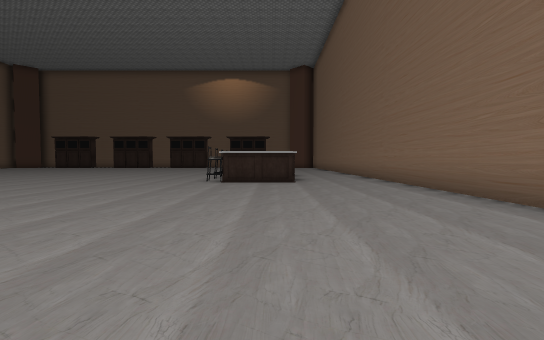
view 1 (above)

23 first-person views from a walk through a Unity game level. The camera is 1.2 m above the floor, tilts 2° down and sees 90° across. The floor is counted in squares, 2 m on a side. Each view is taken from the middle of a square. On the plan, view 1 faces up. The plan holds only what a view shows up to about 9 squares ahead; the rest is blank. The place goes on beyond the plan. The player character is not drawn. Some surface patterns are stand-ins.

view 2
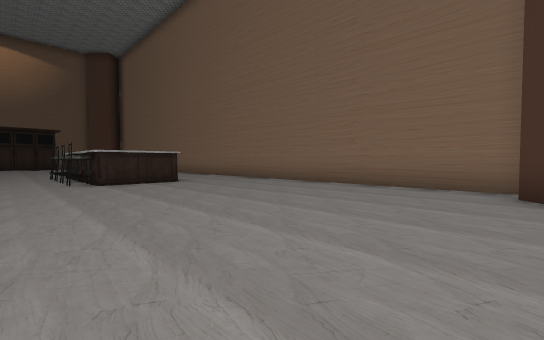

view 3
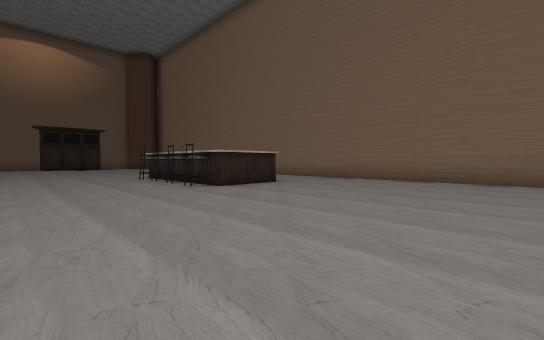

view 4
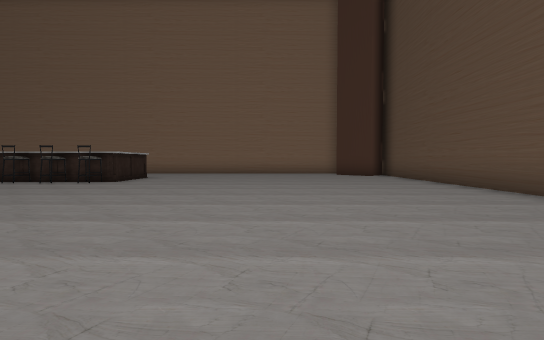

view 5
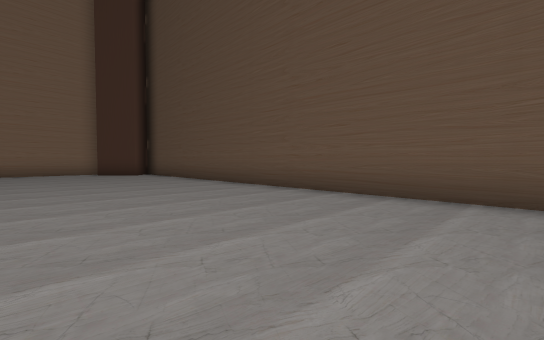

view 6
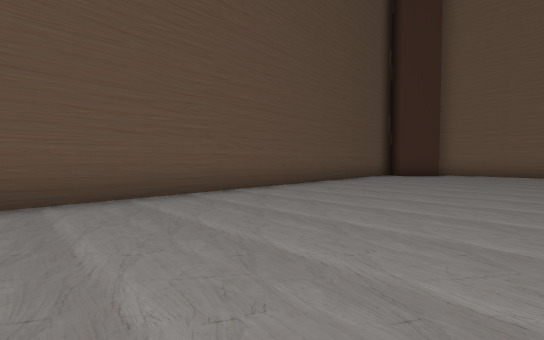

view 7
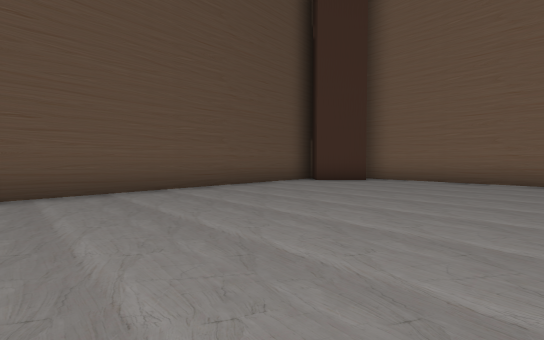

view 8
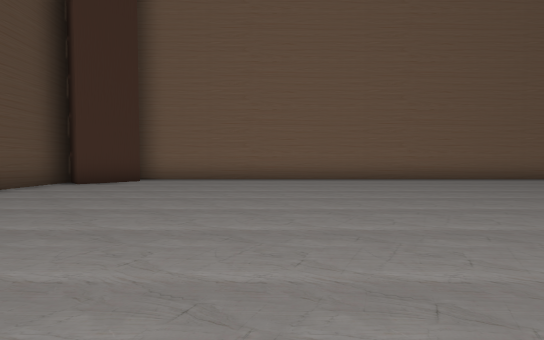

view 9
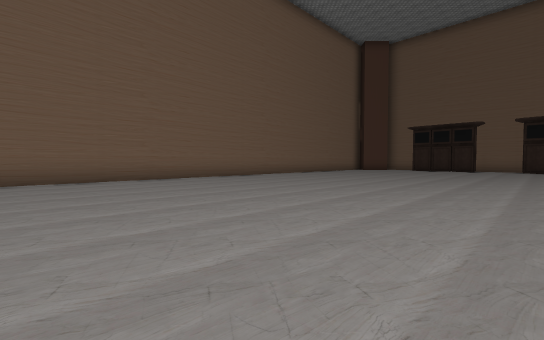

view 10
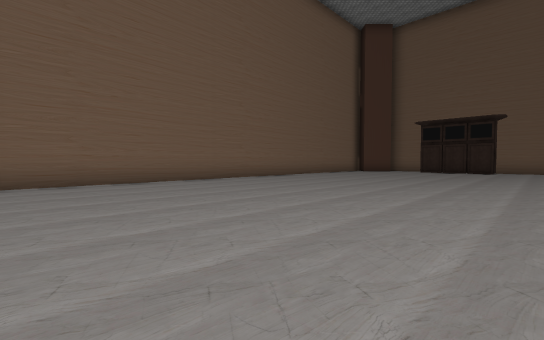

view 11
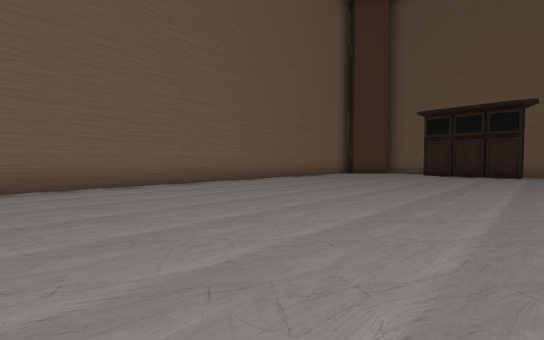

view 12
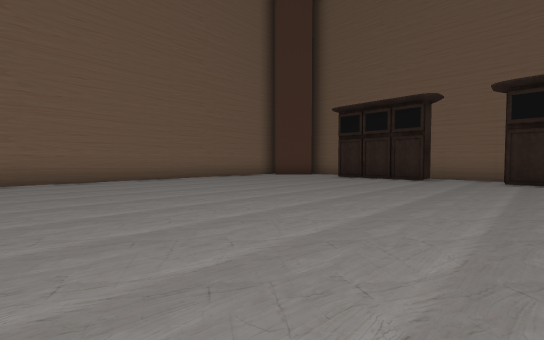

view 13
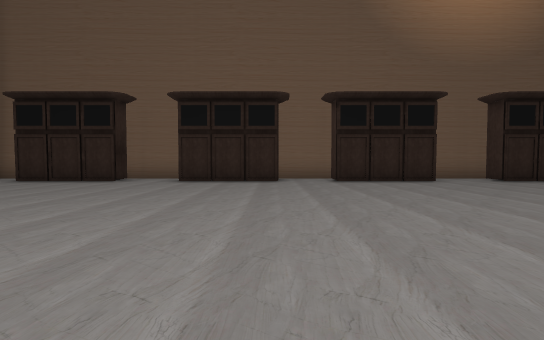

view 14
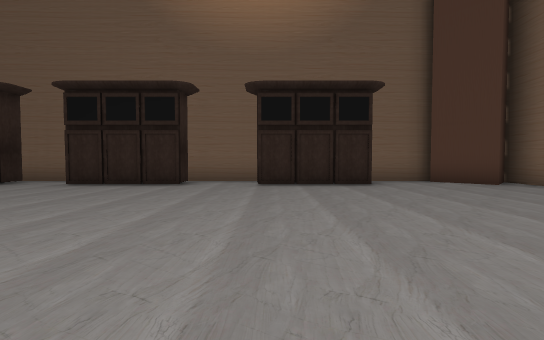

view 15
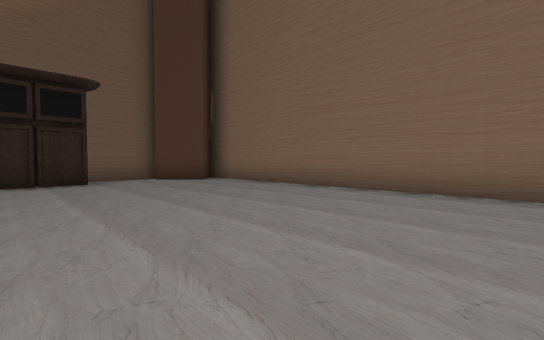

view 16
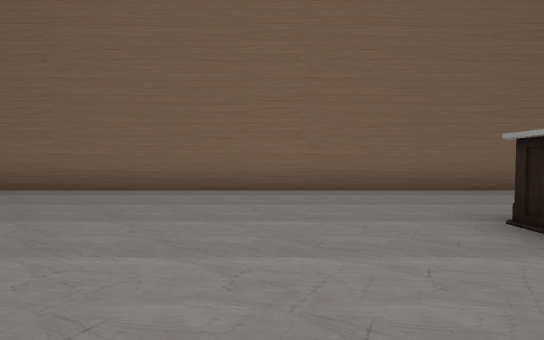

view 17
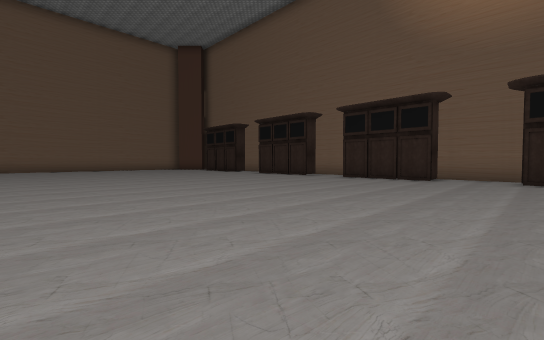

view 18
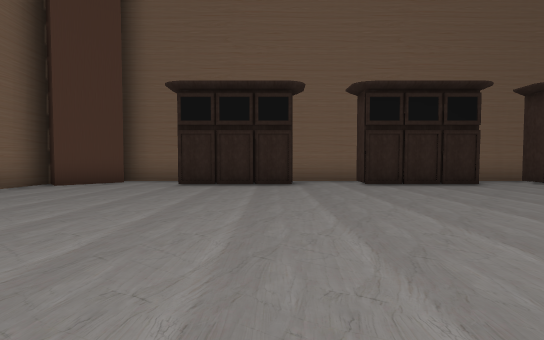

view 19
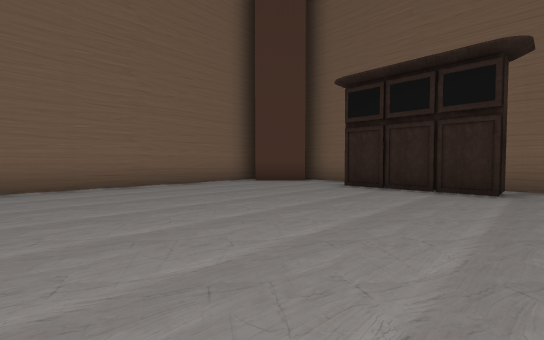

view 20
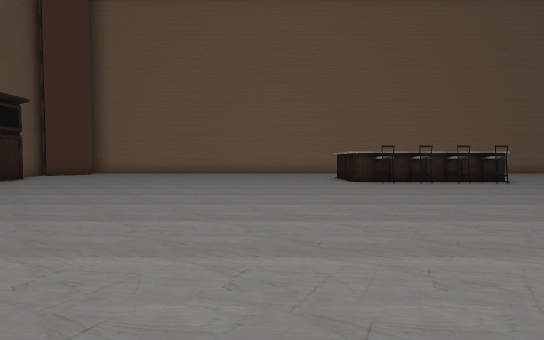

view 21
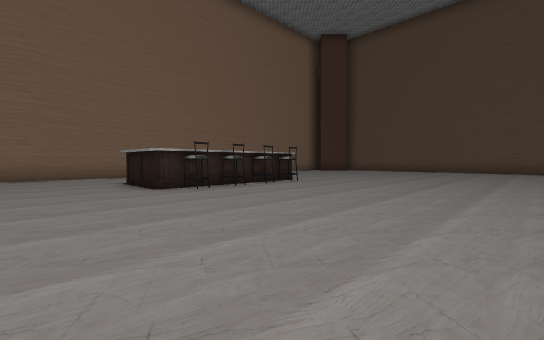

view 22
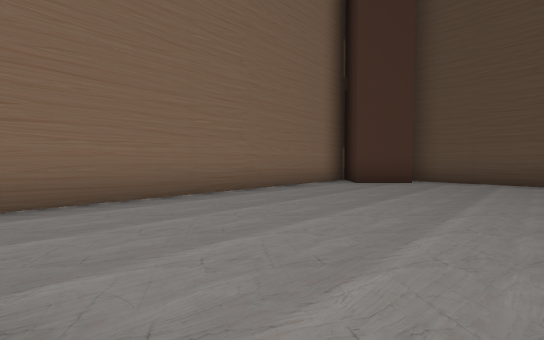

view 23
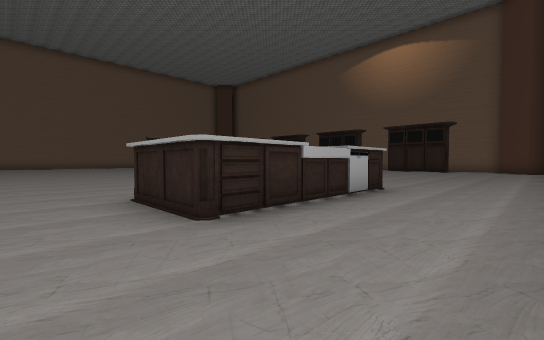

### Floor plan
Points are (right, up) in squares from view 1. A wall is a line through its corners. A room is listed if a view was taken in it or the views show most of it. See-through windows are left out.
Room 1 (views 1, 2, 3, 4, 5, 6, 7, 8, 9, 10, 11, 12, 13, 14, 15, 16, 17, 18, 19, 20, 21, 22, 23)
walls: (-1.4, 11.7) (0.6, 11.7) (0.6, 7.4) (-1.4, 7.4) (-1.4, 11.7); (-7.5, 23) (-10.4, 23); (-12.5, 23) (-14.9, 23); (-2.9, 23) (-5.5, 23); (-17.8, 23) (-19.5, 23); (-19.1, 22.5) (-20.1, 21.4) (-20.7, 22) (-20.7, -0.2); (-20, 0.3) (-18.8, -0.9); (1.4, -0.8) (2.5, 0.3) (3.4, -0.6) (3.4, 22.5) (2.6, 21.6) (1.4, 22.7); (1.8, 23) (-0.4, 23); (-19.5, -1.5) (1.8, -1.5)
objects: other object (-17, 22) to (-15, 22); other object (-12, 22) to (-10, 22); other object (-8, 22) to (-6, 22); other object (-3, 22) to (-1, 22); chair (-2, 8); chair (-2, 9); chair (-2, 10); chair (-2, 11)

Where each view was taken, in squares from view 1:
view 1: 0 up, 0 right, facing up
view 2: 0 up, 3 left, facing up-right
view 3: 2 up, 5 left, facing up-right
view 4: 3 up, 9 left, facing right
view 5: 3 up, 10 left, facing down-right
view 6: 3 up, 8 left, facing down-left
view 7: 4 up, 12 left, facing down-left
view 8: 4 up, 12 left, facing left
view 9: 5 up, 12 left, facing up-left
view 10: 7 up, 13 left, facing up-left
view 11: 10 up, 14 left, facing up-left
view 12: 13 up, 12 left, facing up-left
view 13: 14 up, 10 left, facing up
view 14: 15 up, 3 left, facing up
view 15: 14 up, 2 left, facing up-right
view 16: 14 up, 2 left, facing right
view 17: 13 up, 3 left, facing up-left
view 18: 15 up, 15 left, facing up
view 19: 16 up, 14 left, facing up-left
view 20: 14 up, 9 left, facing right
view 21: 14 up, 7 left, facing down-right
view 22: 7 up, 1 left, facing down-right
view 23: 6 up, 3 right, facing up-left
